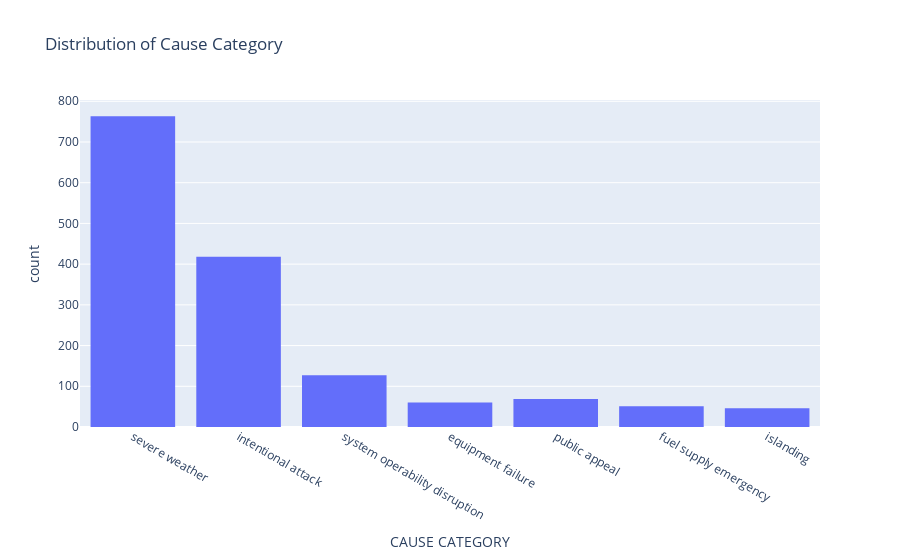

Notebook code cell kept with this figure:
### Code cell
px.histogram(df, x='CAUSE CATEGORY', title='Distribution of Cause Category')

### Figure 1 — Plotly figure (JSON) as saved in the notebook; plotly's stock layout.template omitted (floating-point values rounded to 4 significant figures; data arrays with more than 128 entries replaced by an {"elided": "..."} marker saying what was removed)
{"data": [{"alignmentgroup": "True", "bingroup": "x", "hovertemplate": "CAUSE CATEGORY=%{x}<br>count=%{y}<extra></extra>", "legendgroup": "", "marker": {"color": "#636efa", "pattern": {"shape": ""}}, "name": "", "offsetgroup": "", "orientation": "v", "showlegend": false, "type": "histogram", "x": {"elided": "1534 str values"}, "xaxis": "x", "yaxis": "y"}], "layout": {"barmode": "relative", "legend": {"tracegroupgap": 0}, "title": {"text": "Distribution of Cause Category"}, "xaxis": {"anchor": "y", "domain": [0, 1], "title": {"text": "CAUSE CATEGORY"}}, "yaxis": {"anchor": "x", "domain": [0, 1], "title": {"text": "count"}}}}
